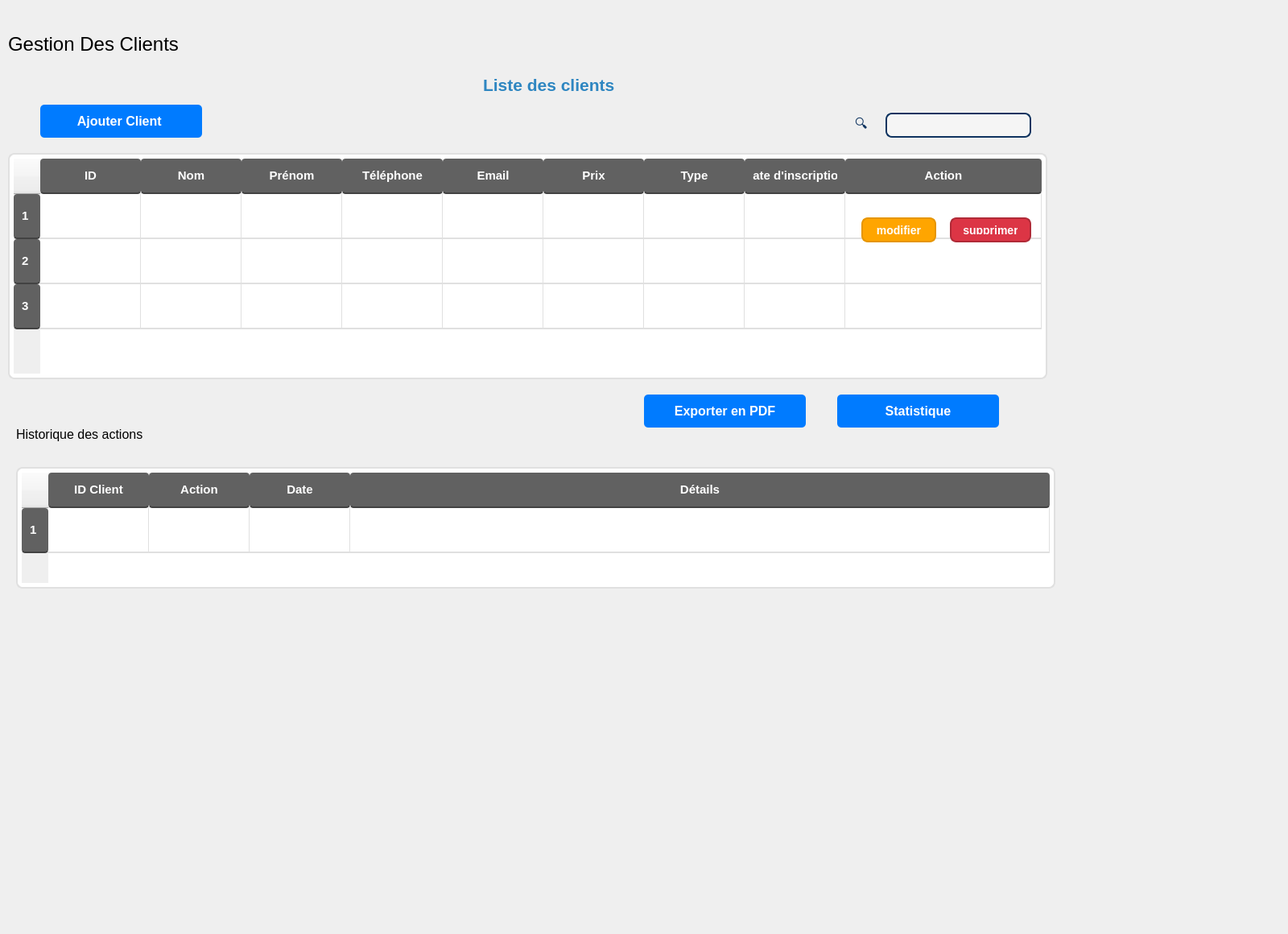
      <widget class="QWidget" name="page_7">
       <widget class="QWidget" name="maincontent_2" native="true">
        <property name="geometry">
         <rect>
          <x>-10</x>
          <y>0</y>
          <width>1591</width>
          <height>1151</height>
         </rect>
        </property>
        <property name="sizePolicy">
         <sizepolicy hsizetype="Preferred" vsizetype="Preferred">
          <horstretch>10</horstretch>
          <verstretch>16</verstretch>
         </sizepolicy>
        </property>
        <property name="styleSheet">
         <string notr="true">QWidget#maincontent
 {
    background-color: white;
}
</string>
        </property>
        <widget class="QPushButton" name="pushButton_4">
         <property name="geometry">
          <rect>
           <x>810</x>
           <y>490</y>
           <width>201</width>
           <height>41</height>
          </rect>
         </property>
         <property name="styleSheet">
          <string notr="true">QPushButton {
    background-color: #007bff;  /* Bleu */
    color: white;
    border-radius: 5px;
    padding: 8px 15px;
    font-size: 12pt;
    font-weight: bold;
}

QPushButton:hover {
    background-color: #0056b3;  /* Bleu foncé au survol */
}

</string>
         </property>
         <property name="text">
          <string>Exporter en PDF</string>
         </property>
        </widget>
        <widget class="QLabel" name="label_5">
         <property name="geometry">
          <rect>
           <x>1060</x>
           <y>140</y>
           <width>81</width>
           <height>31</height>
          </rect>
         </property>
         <property name="styleSheet">
          <string notr="true">QLabel {
    font-size: 16px;
    color: #0f3460;
    padding-left: 8px;
}
</string>
         </property>
         <property name="text">
          <string>🔍</string>
         </property>
        </widget>
        <widget class="QLineEdit" name="lineEdit_3">
         <property name="geometry">
          <rect>
           <x>1110</x>
           <y>140</y>
           <width>181</width>
           <height>31</height>
          </rect>
         </property>
         <property name="styleSheet">
          <string notr="true">QLineEdit {
    background-color: #f5f5f5;  /* Fond gris clair moderne */
    border: 2px solid #0f3460;  /* Bordure bleu foncé */
    border-radius: 8px;  /* Coins arrondis */
    padding: 8px 12px;  /* Espacement du texte */
    font-size: 14px;
    color: #333;  /* Couleur du texte */
}

QLineEdit:focus {
    border: 2px solid #e94560;  /* Bordure rouge clair quand on clique */
    background-color: white;  /* Fond blanc au focus */
}
</string>
         </property>
        </widget>
        <widget class="QTableWidget" name="tableWidget_2">
         <property name="geometry">
          <rect>
           <x>20</x>
           <y>190</y>
           <width>1291</width>
           <height>281</height>
          </rect>
         </property>
         <property name="styleSheet">
          <string notr="true">QTableWidget {
    background-color: #ffffff; /* Fond blanc pour un look épuré */
    border: 2px solid #e0e0e0; /* Bordure grise légère */
    gridline-color: #e0e0e0; /* Lignes de grille gris clair */
    selection-background-color: #757575; /* Couleur de sélection grise */
    selection-color: white; /* Texte en blanc sur la sélection */
    font-size: 14px; /* Taille du texte */
    border-radius: 8px; /* Coins arrondis pour le tableau */
    padding: 5px; /* Espace intérieur */
    alternate-background-color: #f5f5f5; /* Couleur alternative pour les lignes */
}

QHeaderView::section {
    background-color: #616161; /* En-têtes en gris foncé */
    color: white; /* Texte blanc */
    font-weight: bold;
    padding: 10px; /* Espacement dans les en-têtes */
    border: none; /* Supprimer les bordures par défaut */
    border-bottom: 2px solid #424242; /* Ligne de séparation sous l'en-tête */
    border-radius: 4px; /* Coins légèrement arrondis pour les en-têtes */
    font-size: 15px; /* Taille du texte des en-têtes */
}

QTableWidget::item {
    padding: 8px; /* Espacement dans les cellules */
    border-bottom: 1px solid #e0e0e0; /* Séparation douce des lignes */
}

QTableWidget::item:hover {
    background-color: #eeeeee; /* Couleur de survol gris clair */
}

QTableWidget::item:selected {
    background-color: #757575; /* Couleur de sélection grise */
    color: white; /* Texte en blanc sur la sélection */
}

QScrollBar:vertical {
    background-color: #ffffff; /* Fond de la barre de défilement */
    width: 12px; /* Largeur de la barre de défilement */
    margin: 0px 0px 0px 0px;
}

QScrollBar::handle:vertical {
    background-color: #757575; /* Couleur de la poignée grise */
    border-radius: 6px; /* Coins arrondis pour la poignée */
    min-height: 20px; /* Hauteur minimale de la poignée */
}

QScrollBar::add-line:vertical,
QScrollBar::sub-line:vertical {
    background: none; /* Supprimer les flèches de défilement */
}

QScrollBar::add-page:vertical,
QScrollBar::sub-page:vertical {
    background: none; /* Supprimer l'arrière-plan de la barre */
}</string>
         </property>
         <property name="rowCount">
          <number>3</number>
         </property>
         <attribute name="horizontalHeaderCascadingSectionResizes">
          <bool>true</bool>
         </attribute>
         <attribute name="horizontalHeaderDefaultSectionSize">
          <number>125</number>
         </attribute>
         <attribute name="horizontalHeaderStretchLastSection">
          <bool>true</bool>
         </attribute>
         <attribute name="verticalHeaderDefaultSectionSize">
          <number>56</number>
         </attribute>
         <row/>
         <row/>
         <row/>
         <column>
          <property name="text">
           <string>ID</string>
          </property>
          <property name="font">
           <font>
            <family>Sans Serif Collection</family>
            <bold>true</bold>
            <stylestrategy>PreferDefault</stylestrategy>
            <hintingpreference>PreferDefaultHinting</hintingpreference>
           </font>
          </property>
          <property name="foreground">
           <brush brushstyle="SolidPattern">
            <color alpha="255">
             <red>0</red>
             <green>0</green>
             <blue>0</blue>
            </color>
           </brush>
          </property>
         </column>
         <column>
          <property name="text">
           <string>Nom</string>
          </property>
          <property name="font">
           <font>
            <bold>true</bold>
           </font>
          </property>
          <property name="background">
           <color>
            <red>152</red>
            <green>152</green>
            <blue>152</blue>
           </color>
          </property>
         </column>
         <column>
          <property name="text">
           <string>Prénom</string>
          </property>
          <property name="font">
           <font>
            <bold>true</bold>
           </font>
          </property>
         </column>
         <column>
          <property name="text">
           <string>Téléphone</string>
          </property>
          <property name="font">
           <font>
            <bold>true</bold>
           </font>
          </property>
         </column>
         <column>
          <property name="text">
           <string>Email</string>
          </property>
          <property name="font">
           <font>
            <bold>true</bold>
           </font>
          </property>
         </column>
         <column>
          <property name="text">
           <string>Prix</string>
          </property>
          <property name="font">
           <font>
            <bold>true</bold>
           </font>
          </property>
         </column>
         <column>
          <property name="text">
           <string>Type</string>
          </property>
          <property name="font">
           <font>
            <italic>false</italic>
            <bold>true</bold>
           </font>
          </property>
         </column>
         <column>
          <property name="text">
           <string>Date d'inscription</string>
          </property>
         </column>
         <column>
          <property name="text">
           <string>Action</string>
          </property>
         </column>
         <item row="0" column="0">
          <property name="text">
           <string/>
          </property>
          <property name="foreground">
           <brush brushstyle="Dense1Pattern">
            <color alpha="255">
             <red>155</red>
             <green>144</green>
             <blue>155</blue>
            </color>
           </brush>
          </property>
          <property name="icon">
           <iconset theme="QIcon::ThemeIcon::WeatherShowers"/>
          </property>
         </item>
         <item row="0" column="1">
          <property name="text">
           <string/>
          </property>
          <property name="font">
           <font>
            <strikeout>false</strikeout>
           </font>
          </property>
         </item>
         <item row="1" column="0">
          <property name="text">
           <string/>
          </property>
          <property name="font">
           <font>
            <italic>false</italic>
           </font>
          </property>
          <property name="background">
           <brush brushstyle="NoBrush">
            <color alpha="255">
             <red>0</red>
             <green>0</green>
             <blue>0</blue>
            </color>
           </brush>
          </property>
          <property name="foreground">
           <brush brushstyle="NoBrush">
            <color alpha="255">
             <red>0</red>
             <green>0</green>
             <blue>0</blue>
            </color>
           </brush>
          </property>
         </item>
        </widget>
        <widget class="QPushButton" name="pushButton_5">
         <property name="geometry">
          <rect>
           <x>1050</x>
           <y>490</y>
           <width>201</width>
           <height>41</height>
          </rect>
         </property>
         <property name="styleSheet">
          <string notr="true">QPushButton {
    background-color: #007bff;  /* Bleu */
    color: white;
    border-radius: 5px;
    padding: 8px 15px;
    font-size: 12pt;
    font-weight: bold;
}

QPushButton:hover {
    background-color: #0056b3;  /* Bleu foncé au survol */
}
</string>
         </property>
         <property name="text">
          <string>Statistique</string>
         </property>
        </widget>
        <widget class="QLabel" name="label">
         <property name="geometry">
          <rect>
           <x>610</x>
           <y>70</y>
           <width>271</width>
           <height>71</height>
          </rect>
         </property>
         <property name="styleSheet">
          <string notr="true">color: #2E86C1; /* Couleur du texte */
font-size: 18px; /* Taille de la police */
font-weight: bold; /* Texte en gras */</string>
         </property>
         <property name="text">
          <string>&lt;html&gt;&lt;head/&gt;&lt;body&gt;&lt;p&gt;&lt;span style=&quot; font-size:16pt;&quot;&gt;Liste des clients&lt;/span&gt;&lt;/p&gt;&lt;/body&gt;&lt;/html&gt;</string>
         </property>
        </widget>
        <widget class="QPushButton" name="ajmateriel_3">
         <property name="geometry">
          <rect>
           <x>60</x>
           <y>130</y>
           <width>201</width>
           <height>41</height>
          </rect>
         </property>
         <property name="styleSheet">
          <string notr="true">QPushButton {
    background-color: #007bff;  /* Bleu */
    color: white;
    border-radius: 5px;
    padding: 8px 15px;
    font-size: 12pt;
    font-weight: bold;
}

QPushButton:hover {
    background-color: #0056b3;  /* Bleu foncé au survol */
}
</string>
         </property>
         <property name="text">
          <string>Ajouter Client </string>
         </property>
        </widget>
        <widget class="QLabel" name="label_10">
         <property name="geometry">
          <rect>
           <x>20</x>
           <y>30</y>
           <width>291</width>
           <height>51</height>
          </rect>
         </property>
         <property name="styleSheet">
          <string notr="true">QLabel#titre {
    font-size: 18px;
    font-weight: bold;
    color: #007bff;
    margin-bottom: 10px;
    border-bottom: 2px solid #007bff;
    padding-bottom: 5px;
}
</string>
         </property>
         <property name="text">
          <string>&lt;html&gt;&lt;head/&gt;&lt;body&gt;&lt;p&gt;&lt;span style=&quot; font-size:18pt;&quot;&gt;Gestion Des Clients&lt;/span&gt;&lt;/p&gt;&lt;/body&gt;&lt;/html&gt;</string>
         </property>
        </widget>
        <widget class="QPushButton" name="pushButton_9">
         <property name="geometry">
          <rect>
           <x>1080</x>
           <y>270</y>
           <width>93</width>
           <height>31</height>
          </rect>
         </property>
         <property name="styleSheet">
          <string notr="true">QPushButton {
    background-color: #FFA500; /* Couleur orange pour différencier */
    color: white; /* Texte blanc */
    border-radius: 8px; /* Coins arrondis */
    padding: 8px 15px; /* Ajustement de la taille */
    font-size: 14px; /* Taille du texte */
    font-weight: bold; /* Texte en gras */
    border: 2px solid #E69500; /* Bordure légèrement plus foncée */
}

QPushButton:hover {
    background-color: #FF8C00; /* Couleur plus foncée au survol */
}

QPushButton:pressed {
    background-color: #E69500; /* Couleur plus foncée quand cliqué */
    border: 2px solid #CC7700; /* Bordure encore plus foncée */
}
</string>
         </property>
         <property name="text">
          <string>modifier</string>
         </property>
        </widget>
        <widget class="QPushButton" name="supprimerClient">
         <property name="geometry">
          <rect>
           <x>1190</x>
           <y>270</y>
           <width>101</width>
           <height>31</height>
          </rect>
         </property>
         <property name="styleSheet">
          <string notr="true">QPushButton {
    background-color: #DC3545; /* Rouge vif */
    color: white; /* Texte blanc */
    border-radius: 8px; /* Coins arrondis */
    padding: 8px 15px; /* Ajustement de la taille */
    font-size: 14px; /* Taille du texte */
    font-weight: bold; /* Texte en gras */
    border: 2px solid #B02A37; /* Bordure légèrement plus foncée */
}

QPushButton:hover {
    background-color: #C82333; /* Rouge plus foncé au survol */
}

QPushButton:pressed {
    background-color: #B02A37; /* Rouge plus foncé quand cliqué */
    border: 2px solid #8B1E26; /* Bordure encore plus foncée */
}
</string>
         </property>
         <property name="text">
          <string>supprimer</string>
         </property>
        </widget>
        <widget class="QLabel" name="label_21">
         <property name="geometry">
          <rect>
           <x>30</x>
           <y>530</y>
           <width>291</width>
           <height>51</height>
          </rect>
         </property>
         <property name="styleSheet">
          <string notr="true">QLabel#titre {
    font-size: 18px;
    font-weight: bold;
    color: #007bff;
    margin-bottom: 10px;
    border-bottom: 2px solid #007bff;
    padding-bottom: 5px;
}
</string>
         </property>
         <property name="text">
          <string>&lt;html&gt;&lt;head/&gt;&lt;body&gt;&lt;p&gt;&lt;span style=&quot; font-size:12pt;&quot;&gt;Historique des actions&lt;/span&gt;&lt;/p&gt;&lt;p&gt;&lt;br/&gt;&lt;/p&gt;&lt;/body&gt;&lt;/html&gt;</string>
         </property>
        </widget>
        <widget class="QTableWidget" name="tableWidget_4">
         <property name="geometry">
          <rect>
           <x>30</x>
           <y>580</y>
           <width>1291</width>
           <height>151</height>
          </rect>
         </property>
         <property name="styleSheet">
          <string notr="true">QTableWidget {
    background-color: #ffffff; /* Fond blanc pour un look épuré */
    border: 2px solid #e0e0e0; /* Bordure grise légère */
    gridline-color: #e0e0e0; /* Lignes de grille gris clair */
    selection-background-color: #757575; /* Couleur de sélection grise */
    selection-color: white; /* Texte en blanc sur la sélection */
    font-size: 14px; /* Taille du texte */
    border-radius: 8px; /* Coins arrondis pour le tableau */
    padding: 5px; /* Espace intérieur */
    alternate-background-color: #f5f5f5; /* Couleur alternative pour les lignes */
}

QHeaderView::section {
    background-color: #616161; /* En-têtes en gris foncé */
    color: white; /* Texte blanc */
    font-weight: bold;
    padding: 10px; /* Espacement dans les en-têtes */
    border: none; /* Supprimer les bordures par défaut */
    border-bottom: 2px solid #424242; /* Ligne de séparation sous l'en-tête */
    border-radius: 4px; /* Coins légèrement arrondis pour les en-têtes */
    font-size: 15px; /* Taille du texte des en-têtes */
}

QTableWidget::item {
    padding: 8px; /* Espacement dans les cellules */
    border-bottom: 1px solid #e0e0e0; /* Séparation douce des lignes */
}

QTableWidget::item:hover {
    background-color: #eeeeee; /* Couleur de survol gris clair */
}

QTableWidget::item:selected {
    background-color: #757575; /* Couleur de sélection grise */
    color: white; /* Texte en blanc sur la sélection */
}

QScrollBar:vertical {
    background-color: #ffffff; /* Fond de la barre de défilement */
    width: 12px; /* Largeur de la barre de défilement */
    margin: 0px 0px 0px 0px;
}

QScrollBar::handle:vertical {
    background-color: #757575; /* Couleur de la poignée grise */
    border-radius: 6px; /* Coins arrondis pour la poignée */
    min-height: 20px; /* Hauteur minimale de la poignée */
}

QScrollBar::add-line:vertical,
QScrollBar::sub-line:vertical {
    background: none; /* Supprimer les flèches de défilement */
}

QScrollBar::add-page:vertical,
QScrollBar::sub-page:vertical {
    background: none; /* Supprimer l'arrière-plan de la barre */
}</string>
         </property>
         <property name="rowCount">
          <number>1</number>
         </property>
         <attribute name="horizontalHeaderCascadingSectionResizes">
          <bool>true</bool>
         </attribute>
         <attribute name="horizontalHeaderDefaultSectionSize">
          <number>125</number>
         </attribute>
         <attribute name="horizontalHeaderStretchLastSection">
          <bool>true</bool>
         </attribute>
         <attribute name="verticalHeaderDefaultSectionSize">
          <number>56</number>
         </attribute>
         <row/>
         <column>
          <property name="text">
           <string>ID Client</string>
          </property>
          <property name="font">
           <font>
            <family>Sans Serif Collection</family>
            <bold>true</bold>
            <stylestrategy>PreferDefault</stylestrategy>
            <hintingpreference>PreferDefaultHinting</hintingpreference>
           </font>
          </property>
          <property name="foreground">
           <brush brushstyle="SolidPattern">
            <color alpha="255">
             <red>0</red>
             <green>0</green>
             <blue>0</blue>
            </color>
           </brush>
          </property>
         </column>
         <column>
          <property name="text">
           <string>Action</string>
          </property>
          <property name="font">
           <font>
            <bold>true</bold>
           </font>
          </property>
          <property name="background">
           <color>
            <red>152</red>
            <green>152</green>
            <blue>152</blue>
           </color>
          </property>
         </column>
         <column>
          <property name="text">
           <string>Date</string>
          </property>
          <property name="font">
           <font>
            <bold>true</bold>
           </font>
          </property>
         </column>
         <column>
          <property name="text">
           <string>Détails</string>
          </property>
          <property name="font">
           <font>
            <bold>true</bold>
           </font>
          </property>
         </column>
         <item row="0" column="0">
          <property name="text">
           <string/>
          </property>
          <property name="foreground">
           <brush brushstyle="Dense1Pattern">
            <color alpha="255">
             <red>155</red>
             <green>144</green>
             <blue>155</blue>
            </color>
           </brush>
          </property>
          <property name="icon">
           <iconset theme="QIcon::ThemeIcon::WeatherShowers"/>
          </property>
         </item>
         <item row="0" column="1">
          <property name="text">
           <string/>
          </property>
          <property name="font">
           <font>
            <strikeout>false</strikeout>
           </font>
          </property>
         </item>
        </widget>
       </widget>
      </widget>
